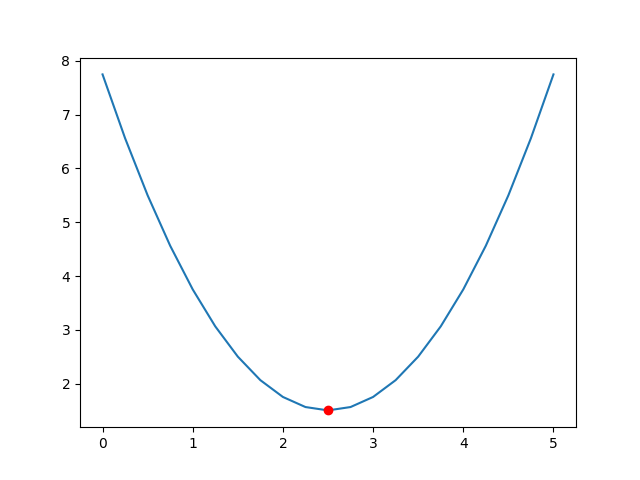

This figure's Python source:
import pandas as pd
import matplotlib.pyplot as plt
import numpy as np
import scipy.optimize as spo

def f(X):
    Y=(X-2.5)**2+1.5
    return Y

def run():
    initial_guess=5.0
    minimum=spo.minimize(f, initial_guess, method='SLSQP', options={'disp':True})
    print 'Minimum location: ', 'X={}, Y={}'.format(minimum.x, minimum.fun)

    # plot and mark minimum location
    X_plot=np.linspace(0., 5., 21)
    Y_plot=f(X_plot)
    plt.plot(X_plot, Y_plot)
    plt.plot(minimum.x, minimum.fun, 'ro')
    plt.show()


if __name__=='__main__':
    run()
